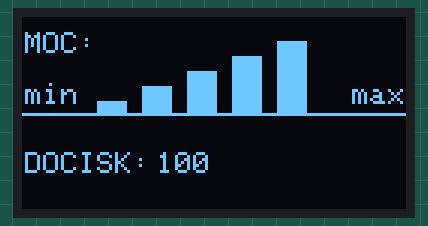
This sketch was run on a simulated Arduino Uno, built with avr-gcc and run on an emulated ATmega328P. On the bench: 128×64 one-colour display.

Above: at 0.1 s.

The sketch:

ssd1306_128x64_i2c.ino
```cpp
#include <SPI.h>
#include <Wire.h>
#include <Adafruit_GFX.h>
#include <Adafruit_SSD1306.h>
#include <Servo.h>

// OLED setup ---------------------
Adafruit_SSD1306 display(128, 64, &Wire, -1); // On wemos:   D2(SDA),  D1(SCL);  Reset pin # (or -1 if sharing Arduino reset pin)
// OLED setup ---------------------

void setup() {

  // OLED setup ---------------------
  if(!display.begin(SSD1306_SWITCHCAPVCC, 0x3C)) { //See datasheet for Address; 0x3D for 128x64, 0x3C for 128x32
    Serial.println(F("SSD1306 allocation failed"));
    for(;;); // Don't proceed, loop forever
  }
// OLED setup ---------------------

  gaz();

}

void loop() {
// gaz();

}

void gaz(){
  display.clearDisplay(); // Clear display buffer
  display.drawLine(0, 32, 128,32, SSD1306_WHITE); // (x1,y1,x2,y2,color)
  display.setTextSize(1); // Draw 2X-scale text
  display.setTextColor(SSD1306_WHITE);
  display.setCursor(1, 5);
  display.println(F("MOC:"));
  display.setCursor(1, 22);
  display.println(F("min"));
  display.setCursor(110, 22);
  display.println(F("max"));
  display.fillRect(25, 28, 10, 5,SSD1306_WHITE);//(x,y,width,height,color)
  display.fillRect(40, 23, 10, 10,SSD1306_WHITE);//(x,y,width,height,color)
  display.fillRect(55, 18, 10, 15,SSD1306_WHITE);//(x,y,width,height,color)
  display.fillRect(70, 13, 10, 20,SSD1306_WHITE);//(x,y,width,height,color)
  display.fillRect(85, 8, 10, 25,SSD1306_WHITE);//(x,y,width,height,color)
  pozycjaSerwa();
  display.display(); // Update screen
}

void pozycjaSerwa(){
  display.setTextSize(1); // Draw 2X-scale text
  display.setTextColor(SSD1306_WHITE);
  display.setCursor(1, 45);
  display.println(F("DOCISK:"));
  display.setCursor(45, 45);
  display.println(100);
}
```
